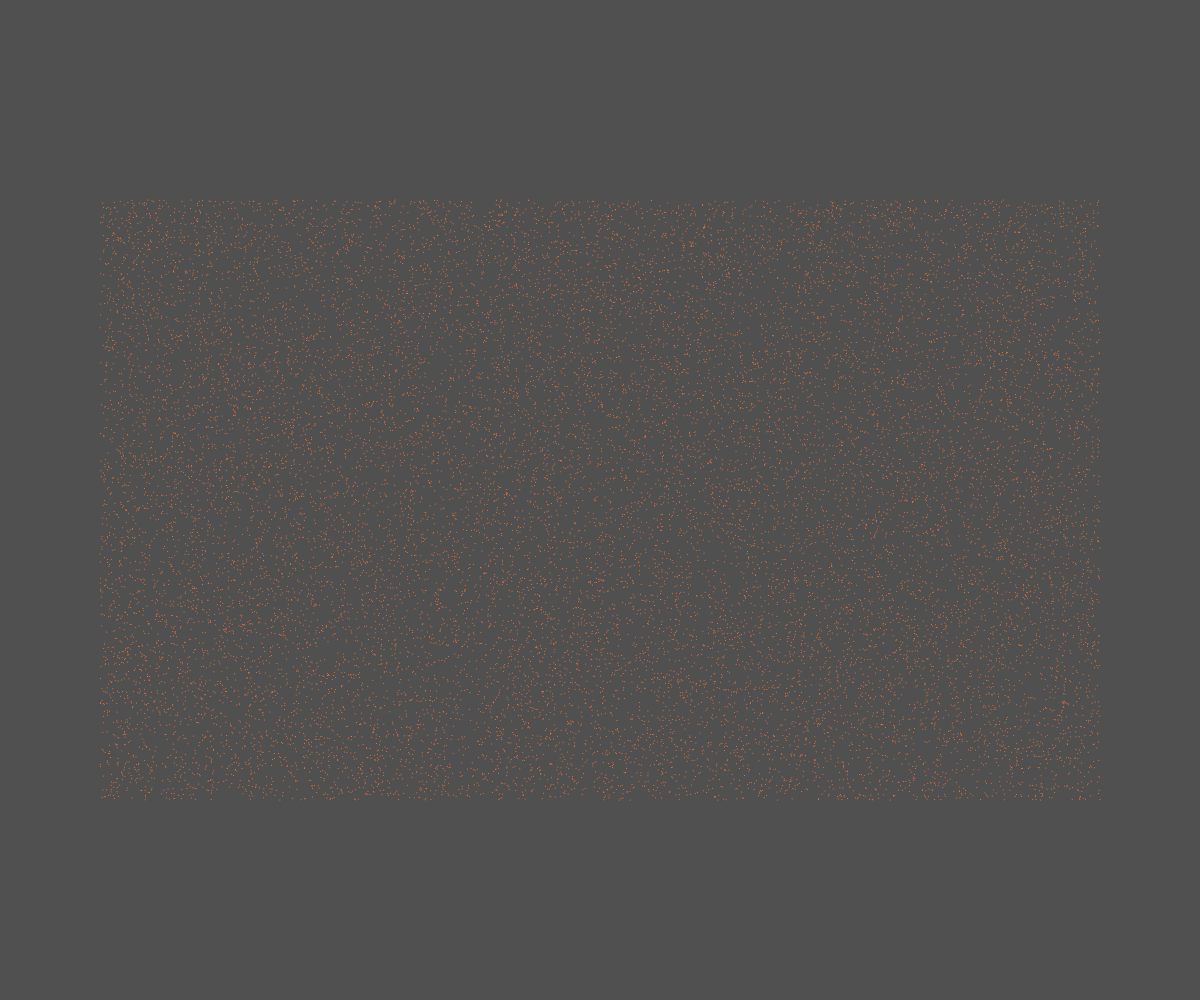
Frame 1 (no input)
Frame 60 (no input): identical to frame 1, image omitted
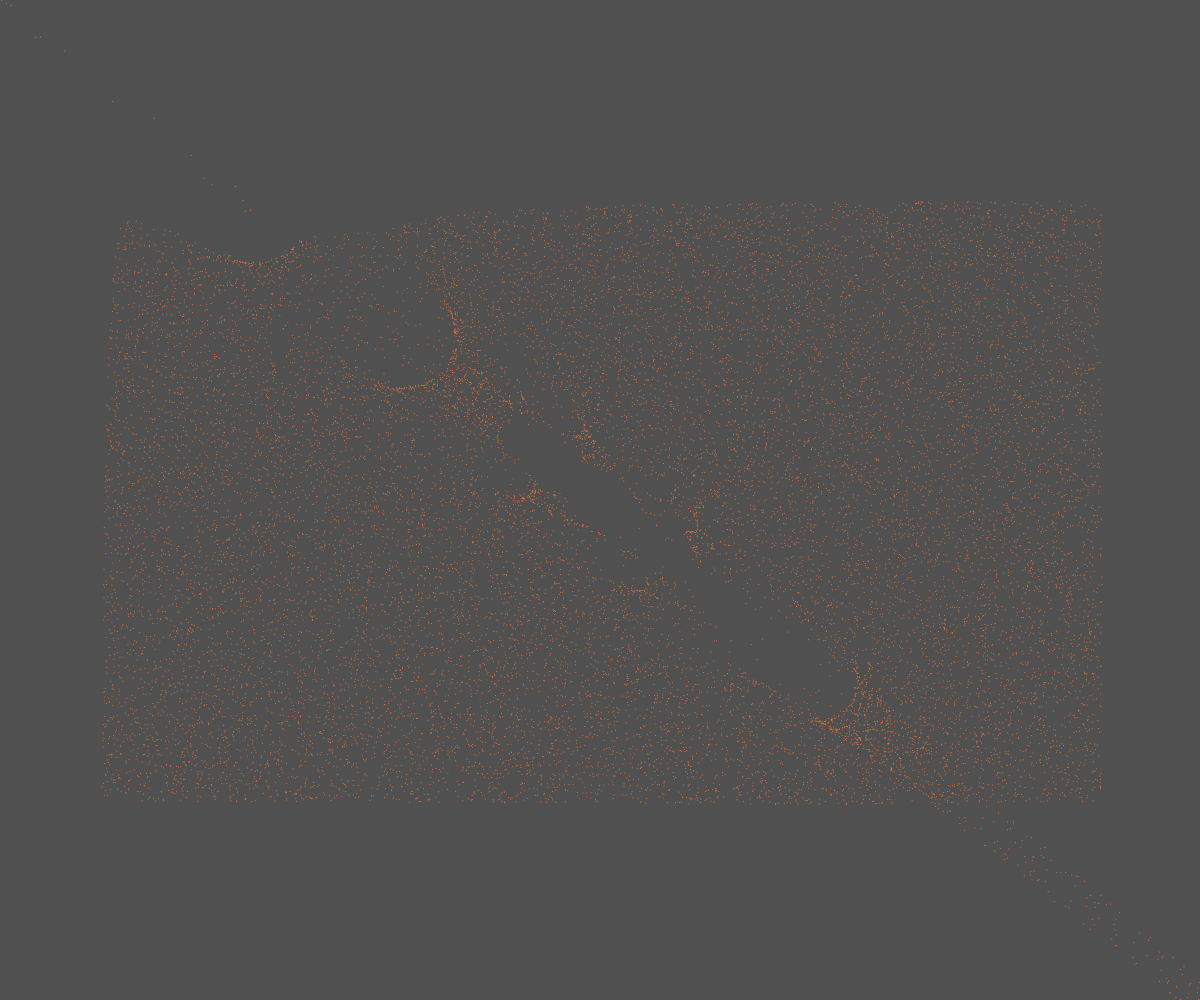
Frame 120 (the mouse pressed at the canvas centre since frame 60)

The p5.js sketch that drew these frames (run headless with seeded random() and noise() and a simulated clock; from frame 60 on, the mouse is pressed at the canvas centre):

// p5.js sketch
// ── sketch.js
let particlesQuantity = 20000;

let positionX = new Array(particlesQuantity);
let positionY = new Array(particlesQuantity);
let velocityX = new Array(particlesQuantity).fill(0);
let velocityY = new Array(particlesQuantity).fill(0);

/////////////////////
///// # Setup # /////
/////////////////////

function setup(){
 createCanvas(windowWidth, windowHeight);
 stroke(255, random(50, 150), random(20, 200));
 
 for(let particle = 1; particle < particlesQuantity; particle++){
  positionX[particle] = random(100, width-100);
  positionY[particle] = random(200, height-200);
 }
 
 positionX[0] = 0;
 positionY[0] = 0;
}
////////////////////
///// # Draw # /////
////////////////////

function draw(){
 background(80);
 
 velocityX[0] = velocityX[0] * 0.8 + (mouseX - positionX[0]) * 0.12;
 velocityY[0] = velocityY[0] * 0.8 + (mouseY - positionY[0]) * 0.12;
 
 positionX[0] += velocityX[0];
 positionY[0] += velocityY[0];
 
 for(let particle = 1; particle < particlesQuantity; particle++){
  let whatever = 1024 / (sq(positionX[0] - positionX[particle]) + sq(positionY[0] - positionY[particle]));
  
  velocityX[particle] = velocityX[particle] * 0.1 + (velocityX[0] - velocityX[particle]) * whatever;
  velocityY[particle] = velocityY[particle] * 0.1 + (velocityY[0] - velocityY[particle]) * whatever;
  
  positionX[particle] += velocityX[particle];
  positionY[particle] += velocityY[particle];
  
  if((positionX[particle] < 0 && velocityX[particle] < 0) || (positionX[particle] > width && velocityX[particle] > 0)){
   velocityX[particle] = -velocityX[particle];
  }
  
  if((positionY[particle] < 0 && velocityY[particle] < 0) || (positionY[particle] > height && velocityY[particle] > 0)){
   velocityY[particle] = -velocityY[particle];
  }
  
  point(positionX[particle], positionY[particle]);
 }
}

////////////////////////////////
///// # Custom Functions # /////
////////////////////////////////

// Reset on Mouse Click //

function mousePressed(){
 for(let particle = 1; particle < particlesQuantity; particle++){
  positionX[particle] = random(100, width-100);
  positionY[particle] = random(200, height-200);
 }
}
